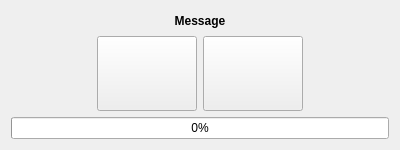
<?xml version="1.0" encoding="UTF-8"?>
<ui version="4.0">
 <class>In2Message</class>
 <widget class="QWidget" name="In2Message">
  <property name="geometry">
   <rect>
    <x>0</x>
    <y>0</y>
    <width>400</width>
    <height>150</height>
   </rect>
  </property>
  <property name="sizePolicy">
   <sizepolicy hsizetype="Fixed" vsizetype="Fixed">
    <horstretch>0</horstretch>
    <verstretch>0</verstretch>
   </sizepolicy>
  </property>
  <property name="windowTitle">
   <string>Información</string>
  </property>
  <property name="windowOpacity">
   <double>0.750000000000000</double>
  </property>
  <layout class="QGridLayout" name="gridLayout">
   <item row="0" column="0">
    <widget class="QLabel" name="m_lbMessage">
     <property name="font">
      <font>
       <family>Arial</family>
       <pointsize>9</pointsize>
       <weight>75</weight>
       <bold>true</bold>
      </font>
     </property>
     <property name="text">
      <string>Message</string>
     </property>
     <property name="alignment">
      <set>Qt::AlignCenter</set>
     </property>
    </widget>
   </item>
   <item row="1" column="0">
    <layout class="QHBoxLayout" name="horizontalLayout">
     <item>
      <spacer name="horizontalSpacer">
       <property name="orientation">
        <enum>Qt::Horizontal</enum>
       </property>
       <property name="sizeHint" stdset="0">
        <size>
         <width>40</width>
         <height>20</height>
        </size>
       </property>
      </spacer>
     </item>
     <item>
      <widget class="QPushButton" name="m_pbOK">
       <property name="sizePolicy">
        <sizepolicy hsizetype="Fixed" vsizetype="Fixed">
         <horstretch>0</horstretch>
         <verstretch>0</verstretch>
        </sizepolicy>
       </property>
       <property name="minimumSize">
        <size>
         <width>100</width>
         <height>75</height>
        </size>
       </property>
       <property name="text">
        <string/>
       </property>
       <property name="icon">
        <iconset resource="../../In2Apps/In2Designer/In2Designer/shared.qrc">
         <normaloff>:/res/images/Ok_32x32.png</normaloff>:/res/images/Ok_32x32.png</iconset>
       </property>
       <property name="iconSize">
        <size>
         <width>32</width>
         <height>32</height>
        </size>
       </property>
      </widget>
     </item>
     <item>
      <widget class="QPushButton" name="m_pbCancel">
       <property name="sizePolicy">
        <sizepolicy hsizetype="Fixed" vsizetype="Fixed">
         <horstretch>0</horstretch>
         <verstretch>0</verstretch>
        </sizepolicy>
       </property>
       <property name="minimumSize">
        <size>
         <width>100</width>
         <height>75</height>
        </size>
       </property>
       <property name="text">
        <string/>
       </property>
       <property name="icon">
        <iconset resource="../../In2Apps/In2Designer/In2Designer/shared.qrc">
         <normaloff>:/res/images/Cancel_32x32.png</normaloff>:/res/images/Cancel_32x32.png</iconset>
       </property>
       <property name="iconSize">
        <size>
         <width>32</width>
         <height>32</height>
        </size>
       </property>
      </widget>
     </item>
     <item>
      <spacer name="horizontalSpacer_2">
       <property name="orientation">
        <enum>Qt::Horizontal</enum>
       </property>
       <property name="sizeHint" stdset="0">
        <size>
         <width>40</width>
         <height>20</height>
        </size>
       </property>
      </spacer>
     </item>
    </layout>
   </item>
   <item row="2" column="0">
    <widget class="QProgressBar" name="m_Pb">
     <property name="value">
      <number>0</number>
     </property>
    </widget>
   </item>
  </layout>
 </widget>
 <resources>
  <include location="../../In2Apps/In2Designer/In2Designer/shared.qrc"/>
 </resources>
 <connections/>
</ui>
